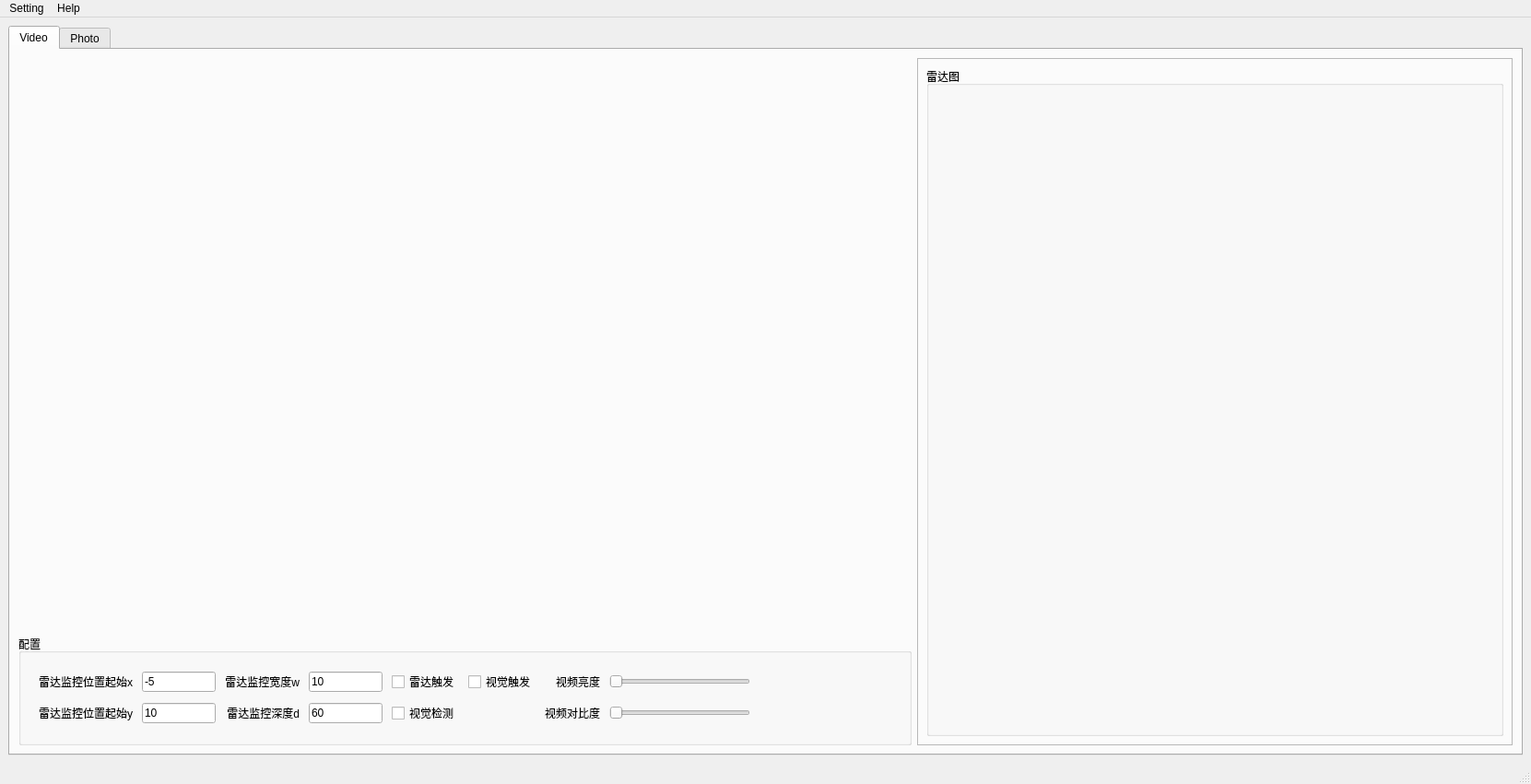
<?xml version="1.0" encoding="UTF-8"?>
<ui version="4.0">
 <class>MainWindow</class>
 <widget class="QMainWindow" name="MainWindow">
  <property name="geometry">
   <rect>
    <x>0</x>
    <y>0</y>
    <width>1661</width>
    <height>851</height>
   </rect>
  </property>
  <property name="sizePolicy">
   <sizepolicy hsizetype="Preferred" vsizetype="Ignored">
    <horstretch>0</horstretch>
    <verstretch>0</verstretch>
   </sizepolicy>
  </property>
  <property name="contextMenuPolicy">
   <enum>Qt::NoContextMenu</enum>
  </property>
  <property name="windowTitle">
   <string>视频雷达系统-成都多普勒科技有限公司</string>
  </property>
  <property name="windowIcon">
   <iconset>
    <normaloff>icon/radar.png</normaloff>icon/radar.png</iconset>
  </property>
  <widget class="QWidget" name="centralwidget">
   <layout class="QHBoxLayout" name="horizontalLayout_3">
    <item>
     <widget class="QTabWidget" name="tab_widget">
      <property name="toolTip">
       <string notr="true"/>
      </property>
      <property name="currentIndex">
       <number>0</number>
      </property>
      <property name="documentMode">
       <bool>false</bool>
      </property>
      <property name="movable">
       <bool>false</bool>
      </property>
      <widget class="QWidget" name="tab_video">
       <property name="sizePolicy">
        <sizepolicy hsizetype="Preferred" vsizetype="Preferred">
         <horstretch>0</horstretch>
         <verstretch>0</verstretch>
        </sizepolicy>
       </property>
       <property name="autoFillBackground">
        <bool>false</bool>
       </property>
       <attribute name="title">
        <string>Video</string>
       </attribute>
       <layout class="QVBoxLayout" name="verticalLayout_4">
        <item>
         <layout class="QHBoxLayout" name="horizontalLayout_2" stretch="6,4">
          <item>
           <layout class="QVBoxLayout" name="verticalLayout_6" stretch="8,2">
            <item>
             <widget class="QLabel" name="label_video">
              <property name="sizePolicy">
               <sizepolicy hsizetype="Expanding" vsizetype="Expanding">
                <horstretch>0</horstretch>
                <verstretch>0</verstretch>
               </sizepolicy>
              </property>
              <property name="text">
               <string notr="true"/>
              </property>
              <property name="scaledContents">
               <bool>false</bool>
              </property>
              <property name="alignment">
               <set>Qt::AlignCenter</set>
              </property>
             </widget>
            </item>
            <item>
             <widget class="QGroupBox" name="groupBox">
              <property name="enabled">
               <bool>true</bool>
              </property>
              <property name="sizePolicy">
               <sizepolicy hsizetype="Expanding" vsizetype="Expanding">
                <horstretch>0</horstretch>
                <verstretch>0</verstretch>
               </sizepolicy>
              </property>
              <property name="maximumSize">
               <size>
                <width>16777215</width>
                <height>120</height>
               </size>
              </property>
              <property name="title">
               <string>配置</string>
              </property>
              <layout class="QVBoxLayout" name="verticalLayout">
               <item>
                <layout class="QGridLayout" name="gridLayout" columnstretch="0,0,0,0,0,0,0,0,0">
                 <property name="leftMargin">
                  <number>10</number>
                 </property>
                 <property name="topMargin">
                  <number>5</number>
                 </property>
                 <property name="rightMargin">
                  <number>10</number>
                 </property>
                 <property name="bottomMargin">
                  <number>5</number>
                 </property>
                 <property name="spacing">
                  <number>10</number>
                 </property>
                 <item row="0" column="0">
                  <widget class="QLabel" name="label_radar_startx">
                   <property name="text">
                    <string>雷达监控位置起始x</string>
                   </property>
                   <property name="alignment">
                    <set>Qt::AlignRight|Qt::AlignTrailing|Qt::AlignVCenter</set>
                   </property>
                  </widget>
                 </item>
                 <item row="0" column="7">
                  <widget class="QSlider" name="horizontalSlider_video_brightness">
                   <property name="orientation">
                    <enum>Qt::Horizontal</enum>
                   </property>
                  </widget>
                 </item>
                 <item row="1" column="1">
                  <widget class="QLineEdit" name="lineEdit_radar_starty">
                   <property name="sizePolicy">
                    <sizepolicy hsizetype="Fixed" vsizetype="Fixed">
                     <horstretch>0</horstretch>
                     <verstretch>0</verstretch>
                    </sizepolicy>
                   </property>
                   <property name="maximumSize">
                    <size>
                     <width>80</width>
                     <height>16777215</height>
                    </size>
                   </property>
                   <property name="text">
                    <string>10</string>
                   </property>
                  </widget>
                 </item>
                 <item row="1" column="2">
                  <widget class="QLabel" name="label_radar_capture_deepth">
                   <property name="text">
                    <string>雷达监控深度d</string>
                   </property>
                   <property name="alignment">
                    <set>Qt::AlignRight|Qt::AlignTrailing|Qt::AlignVCenter</set>
                   </property>
                  </widget>
                 </item>
                 <item row="1" column="4">
                  <widget class="QCheckBox" name="checkBox_detector_switch">
                   <property name="sizePolicy">
                    <sizepolicy hsizetype="Preferred" vsizetype="Fixed">
                     <horstretch>0</horstretch>
                     <verstretch>0</verstretch>
                    </sizepolicy>
                   </property>
                   <property name="text">
                    <string>视觉检测</string>
                   </property>
                  </widget>
                 </item>
                 <item row="1" column="3">
                  <widget class="QLineEdit" name="lineEdit_radar_capture_deepth">
                   <property name="sizePolicy">
                    <sizepolicy hsizetype="Fixed" vsizetype="Fixed">
                     <horstretch>0</horstretch>
                     <verstretch>0</verstretch>
                    </sizepolicy>
                   </property>
                   <property name="maximumSize">
                    <size>
                     <width>80</width>
                     <height>16777215</height>
                    </size>
                   </property>
                   <property name="text">
                    <string>60</string>
                   </property>
                  </widget>
                 </item>
                 <item row="0" column="3">
                  <widget class="QLineEdit" name="lineEdit_radar_capture_width">
                   <property name="sizePolicy">
                    <sizepolicy hsizetype="Fixed" vsizetype="Fixed">
                     <horstretch>0</horstretch>
                     <verstretch>0</verstretch>
                    </sizepolicy>
                   </property>
                   <property name="maximumSize">
                    <size>
                     <width>80</width>
                     <height>16777215</height>
                    </size>
                   </property>
                   <property name="text">
                    <string>10</string>
                   </property>
                  </widget>
                 </item>
                 <item row="1" column="7">
                  <widget class="QSlider" name="horizontalSlider_video_contrast">
                   <property name="orientation">
                    <enum>Qt::Horizontal</enum>
                   </property>
                  </widget>
                 </item>
                 <item row="1" column="8">
                  <spacer name="horizontalSpacer">
                   <property name="orientation">
                    <enum>Qt::Horizontal</enum>
                   </property>
                   <property name="sizeHint" stdset="0">
                    <size>
                     <width>40</width>
                     <height>20</height>
                    </size>
                   </property>
                  </spacer>
                 </item>
                 <item row="0" column="4">
                  <widget class="QCheckBox" name="checkBox_radar_trigger">
                   <property name="sizePolicy">
                    <sizepolicy hsizetype="Preferred" vsizetype="Fixed">
                     <horstretch>0</horstretch>
                     <verstretch>0</verstretch>
                    </sizepolicy>
                   </property>
                   <property name="text">
                    <string>雷达触发</string>
                   </property>
                  </widget>
                 </item>
                 <item row="0" column="6">
                  <widget class="QLabel" name="label_3">
                   <property name="layoutDirection">
                    <enum>Qt::RightToLeft</enum>
                   </property>
                   <property name="text">
                    <string>视频亮度</string>
                   </property>
                   <property name="alignment">
                    <set>Qt::AlignRight|Qt::AlignTrailing|Qt::AlignVCenter</set>
                   </property>
                  </widget>
                 </item>
                 <item row="1" column="0">
                  <widget class="QLabel" name="label_radar_starty">
                   <property name="text">
                    <string>雷达监控位置起始y</string>
                   </property>
                   <property name="alignment">
                    <set>Qt::AlignRight|Qt::AlignTrailing|Qt::AlignVCenter</set>
                   </property>
                  </widget>
                 </item>
                 <item row="1" column="6">
                  <widget class="QLabel" name="label_4">
                   <property name="layoutDirection">
                    <enum>Qt::RightToLeft</enum>
                   </property>
                   <property name="text">
                    <string>视频对比度</string>
                   </property>
                   <property name="alignment">
                    <set>Qt::AlignRight|Qt::AlignTrailing|Qt::AlignVCenter</set>
                   </property>
                  </widget>
                 </item>
                 <item row="0" column="5">
                  <widget class="QCheckBox" name="checkBox_cv_trigger">
                   <property name="sizePolicy">
                    <sizepolicy hsizetype="Preferred" vsizetype="Fixed">
                     <horstretch>0</horstretch>
                     <verstretch>0</verstretch>
                    </sizepolicy>
                   </property>
                   <property name="text">
                    <string>视觉触发</string>
                   </property>
                  </widget>
                 </item>
                 <item row="0" column="1">
                  <widget class="QLineEdit" name="lineEdit_radar_startx">
                   <property name="sizePolicy">
                    <sizepolicy hsizetype="Fixed" vsizetype="Fixed">
                     <horstretch>0</horstretch>
                     <verstretch>0</verstretch>
                    </sizepolicy>
                   </property>
                   <property name="maximumSize">
                    <size>
                     <width>80</width>
                     <height>16777215</height>
                    </size>
                   </property>
                   <property name="text">
                    <string>-5</string>
                   </property>
                  </widget>
                 </item>
                 <item row="0" column="2">
                  <widget class="QLabel" name="label_radar_capture_width">
                   <property name="text">
                    <string>雷达监控宽度w</string>
                   </property>
                   <property name="alignment">
                    <set>Qt::AlignRight|Qt::AlignTrailing|Qt::AlignVCenter</set>
                   </property>
                  </widget>
                 </item>
                </layout>
               </item>
              </layout>
             </widget>
            </item>
           </layout>
          </item>
          <item>
           <widget class="QFrame" name="frame_radar">
            <property name="frameShape">
             <enum>QFrame::StyledPanel</enum>
            </property>
            <property name="frameShadow">
             <enum>QFrame::Raised</enum>
            </property>
            <layout class="QVBoxLayout" name="verticalLayout_5">
             <item>
              <widget class="QGroupBox" name="groupBox_radar">
               <property name="minimumSize">
                <size>
                 <width>500</width>
                 <height>0</height>
                </size>
               </property>
               <property name="title">
                <string>雷达图</string>
               </property>
              </widget>
             </item>
            </layout>
           </widget>
          </item>
         </layout>
        </item>
       </layout>
      </widget>
      <widget class="QWidget" name="tab_photo">
       <attribute name="title">
        <string>Photo</string>
       </attribute>
       <layout class="QVBoxLayout" name="verticalLayout_3">
        <item>
         <layout class="QVBoxLayout" name="verticalLayout_2" stretch="10,1">
          <item>
           <widget class="QLabel" name="label_photo">
            <property name="palette">
             <palette>
              <active>
               <colorrole role="Button">
                <brush brushstyle="SolidPattern">
                 <color alpha="255">
                  <red>255</red>
                  <green>255</green>
                  <blue>255</blue>
                 </color>
                </brush>
               </colorrole>
              </active>
              <inactive>
               <colorrole role="Button">
                <brush brushstyle="SolidPattern">
                 <color alpha="255">
                  <red>255</red>
                  <green>255</green>
                  <blue>255</blue>
                 </color>
                </brush>
               </colorrole>
              </inactive>
              <disabled>
               <colorrole role="Button">
                <brush brushstyle="SolidPattern">
                 <color alpha="255">
                  <red>255</red>
                  <green>255</green>
                  <blue>255</blue>
                 </color>
                </brush>
               </colorrole>
              </disabled>
             </palette>
            </property>
            <property name="text">
             <string/>
            </property>
            <property name="alignment">
             <set>Qt::AlignCenter</set>
            </property>
           </widget>
          </item>
          <item>
           <layout class="QHBoxLayout" name="horizontalLayout">
            <item>
             <widget class="QPushButton" name="pushButton_pre">
              <property name="sizePolicy">
               <sizepolicy hsizetype="Minimum" vsizetype="Fixed">
                <horstretch>0</horstretch>
                <verstretch>0</verstretch>
               </sizepolicy>
              </property>
              <property name="minimumSize">
               <size>
                <width>32</width>
                <height>16</height>
               </size>
              </property>
              <property name="maximumSize">
               <size>
                <width>32</width>
                <height>32</height>
               </size>
              </property>
              <property name="palette">
               <palette>
                <active>
                 <colorrole role="Button">
                  <brush brushstyle="SolidPattern">
                   <color alpha="255">
                    <red>255</red>
                    <green>255</green>
                    <blue>255</blue>
                   </color>
                  </brush>
                 </colorrole>
                </active>
                <inactive>
                 <colorrole role="Button">
                  <brush brushstyle="SolidPattern">
                   <color alpha="255">
                    <red>255</red>
                    <green>255</green>
                    <blue>255</blue>
                   </color>
                  </brush>
                 </colorrole>
                </inactive>
                <disabled>
                 <colorrole role="Button">
                  <brush brushstyle="SolidPattern">
                   <color alpha="255">
                    <red>255</red>
                    <green>255</green>
                    <blue>255</blue>
                   </color>
                  </brush>
                 </colorrole>
                </disabled>
               </palette>
              </property>
              <property name="focusPolicy">
               <enum>Qt::NoFocus</enum>
              </property>
              <property name="contextMenuPolicy">
               <enum>Qt::NoContextMenu</enum>
              </property>
              <property name="acceptDrops">
               <bool>false</bool>
              </property>
              <property name="text">
               <string/>
              </property>
              <property name="icon">
               <iconset>
                <normaloff>C:/Users/Lenovo/.designer/backup/icon/previous.png</normaloff>C:/Users/Lenovo/.designer/backup/icon/previous.png</iconset>
              </property>
              <property name="iconSize">
               <size>
                <width>16</width>
                <height>16</height>
               </size>
              </property>
             </widget>
            </item>
            <item>
             <widget class="QPushButton" name="pushButton_next">
              <property name="sizePolicy">
               <sizepolicy hsizetype="Minimum" vsizetype="Fixed">
                <horstretch>0</horstretch>
                <verstretch>0</verstretch>
               </sizepolicy>
              </property>
              <property name="minimumSize">
               <size>
                <width>16</width>
                <height>16</height>
               </size>
              </property>
              <property name="maximumSize">
               <size>
                <width>32</width>
                <height>32</height>
               </size>
              </property>
              <property name="palette">
               <palette>
                <active>
                 <colorrole role="Button">
                  <brush brushstyle="SolidPattern">
                   <color alpha="255">
                    <red>255</red>
                    <green>255</green>
                    <blue>255</blue>
                   </color>
                  </brush>
                 </colorrole>
                </active>
                <inactive>
                 <colorrole role="Button">
                  <brush brushstyle="SolidPattern">
                   <color alpha="255">
                    <red>255</red>
                    <green>255</green>
                    <blue>255</blue>
                   </color>
                  </brush>
                 </colorrole>
                </inactive>
                <disabled>
                 <colorrole role="Button">
                  <brush brushstyle="SolidPattern">
                   <color alpha="255">
                    <red>255</red>
                    <green>255</green>
                    <blue>255</blue>
                   </color>
                  </brush>
                 </colorrole>
                </disabled>
               </palette>
              </property>
              <property name="contextMenuPolicy">
               <enum>Qt::NoContextMenu</enum>
              </property>
              <property name="text">
               <string/>
              </property>
              <property name="icon">
               <iconset>
                <normaloff>C:/Users/Lenovo/.designer/backup/icon/next.png</normaloff>C:/Users/Lenovo/.designer/backup/icon/next.png</iconset>
              </property>
              <property name="iconSize">
               <size>
                <width>16</width>
                <height>16</height>
               </size>
              </property>
              <property name="autoDefault">
               <bool>true</bool>
              </property>
              <property name="flat">
               <bool>false</bool>
              </property>
             </widget>
            </item>
           </layout>
          </item>
         </layout>
        </item>
       </layout>
      </widget>
     </widget>
    </item>
   </layout>
  </widget>
  <widget class="QMenuBar" name="menubar">
   <property name="geometry">
    <rect>
     <x>0</x>
     <y>0</y>
     <width>1661</width>
     <height>23</height>
    </rect>
   </property>
   <widget class="QMenu" name="menudevice">
    <property name="title">
     <string>Setting</string>
    </property>
    <addaction name="actionCamera_Setting"/>
    <addaction name="actionRadar_Setting"/>
   </widget>
   <widget class="QMenu" name="menuAbout">
    <property name="title">
     <string>Help</string>
    </property>
    <addaction name="actionAbout"/>
   </widget>
   <addaction name="menudevice"/>
   <addaction name="menuAbout"/>
  </widget>
  <widget class="QStatusBar" name="statusbar"/>
  <action name="actionCamera_Setting">
   <property name="enabled">
    <bool>true</bool>
   </property>
   <property name="icon">
    <iconset>
     <normaloff>icon/camera.png</normaloff>icon/camera.png</iconset>
   </property>
   <property name="text">
    <string>Camera</string>
   </property>
  </action>
  <action name="actionSerial_Setting">
   <property name="text">
    <string>Serial Setting</string>
   </property>
  </action>
  <action name="actionRadar_Setting">
   <property name="icon">
    <iconset>
     <normaloff>icon/radar_setting.png</normaloff>icon/radar_setting.png</iconset>
   </property>
   <property name="text">
    <string>Radar</string>
   </property>
  </action>
  <action name="actionAbout">
   <property name="icon">
    <iconset>
     <normaloff>icon/about.png</normaloff>icon/about.png</iconset>
   </property>
   <property name="text">
    <string>About</string>
   </property>
  </action>
 </widget>
 <resources/>
 <connections/>
</ui>
